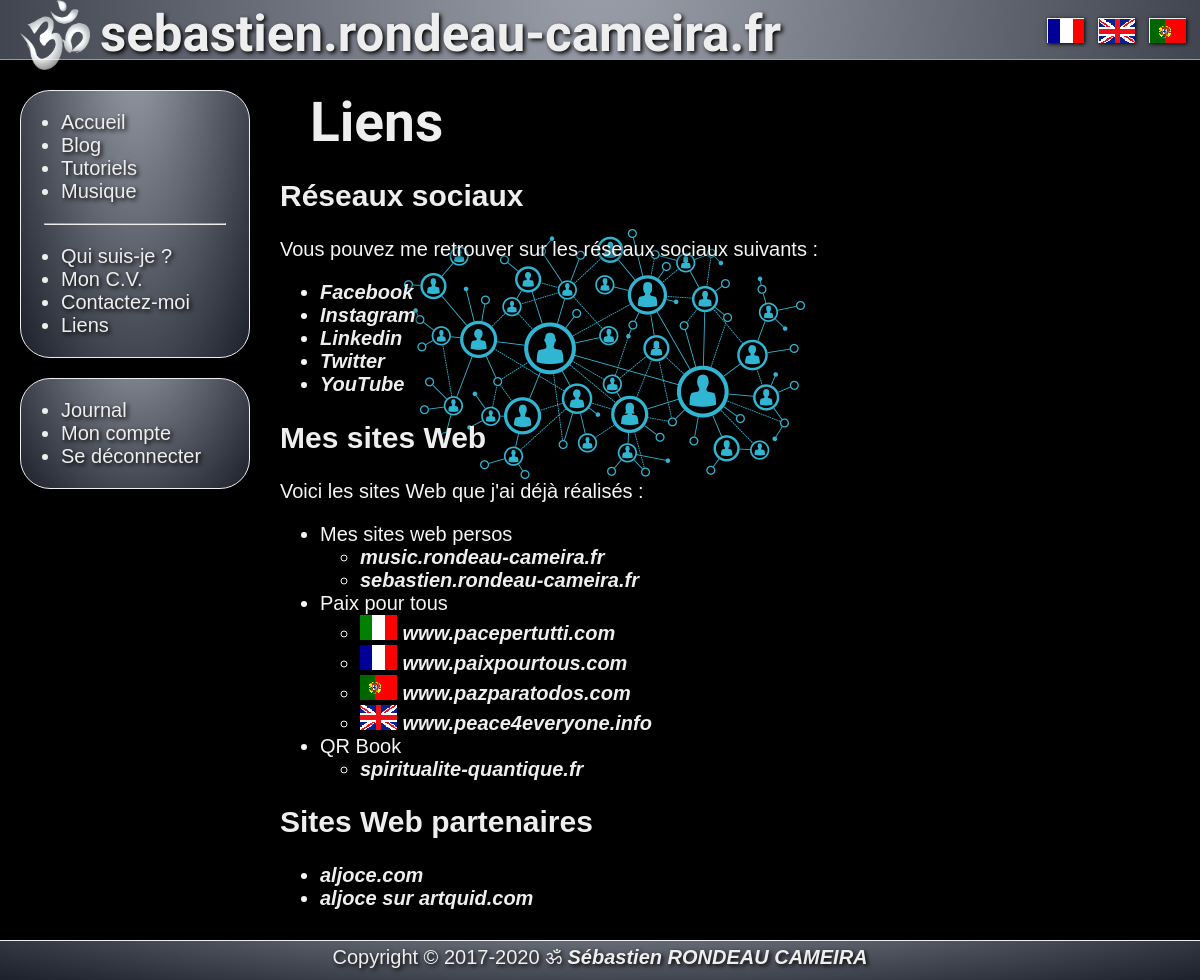
The page /?page=links (signed in) on the database its author committed.
### tables this page shows
CREATE TABLE IF NOT EXISTS `pages_fr` (
`page_id` int(11) NOT NULL,
  `page_slug` varchar(11) NOT NULL,
  `page_title` varchar(50) NOT NULL,
  `page_content` longtext NOT NULL
);

### public_html/index.php (called while the page is built, shortened)
<?php
    require './includes/inc_gestion_lang.php';
    if (!empty($_GET['page'])) {
        $slug = $_GET['page'];
    }
    else {
        $slug = "home";
        $og_type = "website";
    }
    $pages = new Pages();
    if($lang == 'en') {
        $page = $pages->findEn($slug);
    } elseif($lang == 'pt') {
        $page = $pages->findPt($slug);
    } else {
        $page = $pages->findFr($slug);
    }
    $title = $page['page_title'];
    $text = $page['page_content'];
    require './includes/inc_head.php';
    require './includes/inc_header.php';
    require './includes/inc_page_'.$slug.'.php';
    require './includes/inc_footer.php';

### public_html/App/Db.php (called while the page is built, shortened)
<?php
abstract class Db
{
    protected static $_instance = null;
    public static function getInstance()
    {
        if(self::$_instance === null)
        {
            self::$_instance = new PDO
            (
                'mysql:host=localhost;dbname=sebastien;charset=utf8',
                'sebastien',
                '6spCeWFu8smHKY51',
                [
                    PDO::ATTR_ERRMODE => PDO::ERRMODE_EXCEPTION,
                    PDO::ATTR_DEFAULT_FETCH_MODE => PDO::FETCH_ASSOC
                ]
            );
        }
        return self::$_instance;
    }
    public function __construct()
    {
        $this->pdo = Db::getInstance();
    }
}

### public_html/App/Classes/Pages.php (called while the page is built, shortened)
<?php
class Pages extends Db
{
    public function findFr(string $slug)
    {
        $sql = "SELECT
        `page_id`,
        `page_slug`,
        `page_title`,
        `page_content`
        FROM `pages_fr`
        WHERE `page_slug` = :page_slug";
        $stmt = $this->pdo->prepare($sql);
        $stmt->bindValue(
            ':page_slug',
            $slug
        );
        if($stmt->execute())
        {
            $result = $stmt->fetch();
        }
        return $result;
    }
}

### public_html/includes/inc_page_links.php (the view)
        <article>
            <div class="title"><?php echo $title; ?></div>
            <div class="article">
                <div class="links">
<?php echo $text; ?>
                </div>
            </div>
        </article>

### rows shown on the page
pages_fr: page_title "Liens", page_content "Réseaux sociaux Vous pouvez me retrouver sur les réseaux sociaux suivants : Facebook Instagram Linkedin Twitter YouTube Mes sites Web Voici les sites Web que j'ai déjà réalisés : Mes sites web persos music.rondeau-cameira.fr sebastien.rondeau-cameira.fr Paix pour tous www.pacepertutti.com www.paixpourtous.com www.pazparatodos.com www.peace4everyone.info QR Book spiritualite-quantique.fr Sites Web partenaires aljoce.com aljoce sur artquid.com", page_content (picture)
